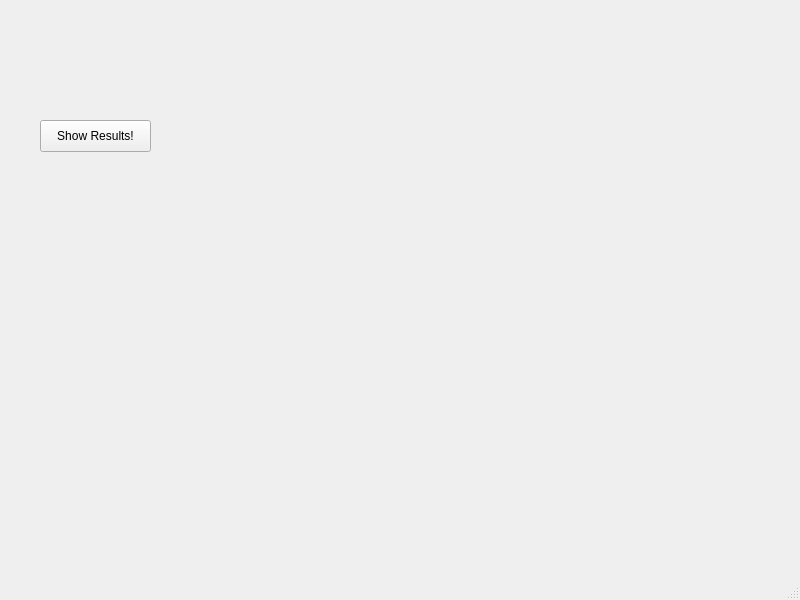
<?xml version="1.0" encoding="UTF-8"?>
<ui version="4.0">
 <class>MainWindow</class>
 <widget class="QMainWindow" name="MainWindow">
  <property name="geometry">
   <rect>
    <x>0</x>
    <y>0</y>
    <width>800</width>
    <height>600</height>
   </rect>
  </property>
  <property name="windowTitle">
   <string>MainWindow</string>
  </property>
  <widget class="QWidget" name="centralwidget">
   <widget class="QPushButton" name="pushButtonDone">
    <property name="geometry">
     <rect>
      <x>40</x>
      <y>120</y>
      <width>111</width>
      <height>32</height>
     </rect>
    </property>
    <property name="text">
     <string>Show Results!</string>
    </property>
   </widget>
  </widget>
  <widget class="QMenuBar" name="menubar">
   <property name="geometry">
    <rect>
     <x>0</x>
     <y>0</y>
     <width>800</width>
     <height>26</height>
    </rect>
   </property>
  </widget>
  <widget class="QStatusBar" name="statusbar"/>
 </widget>
 <resources/>
 <connections/>
</ui>
